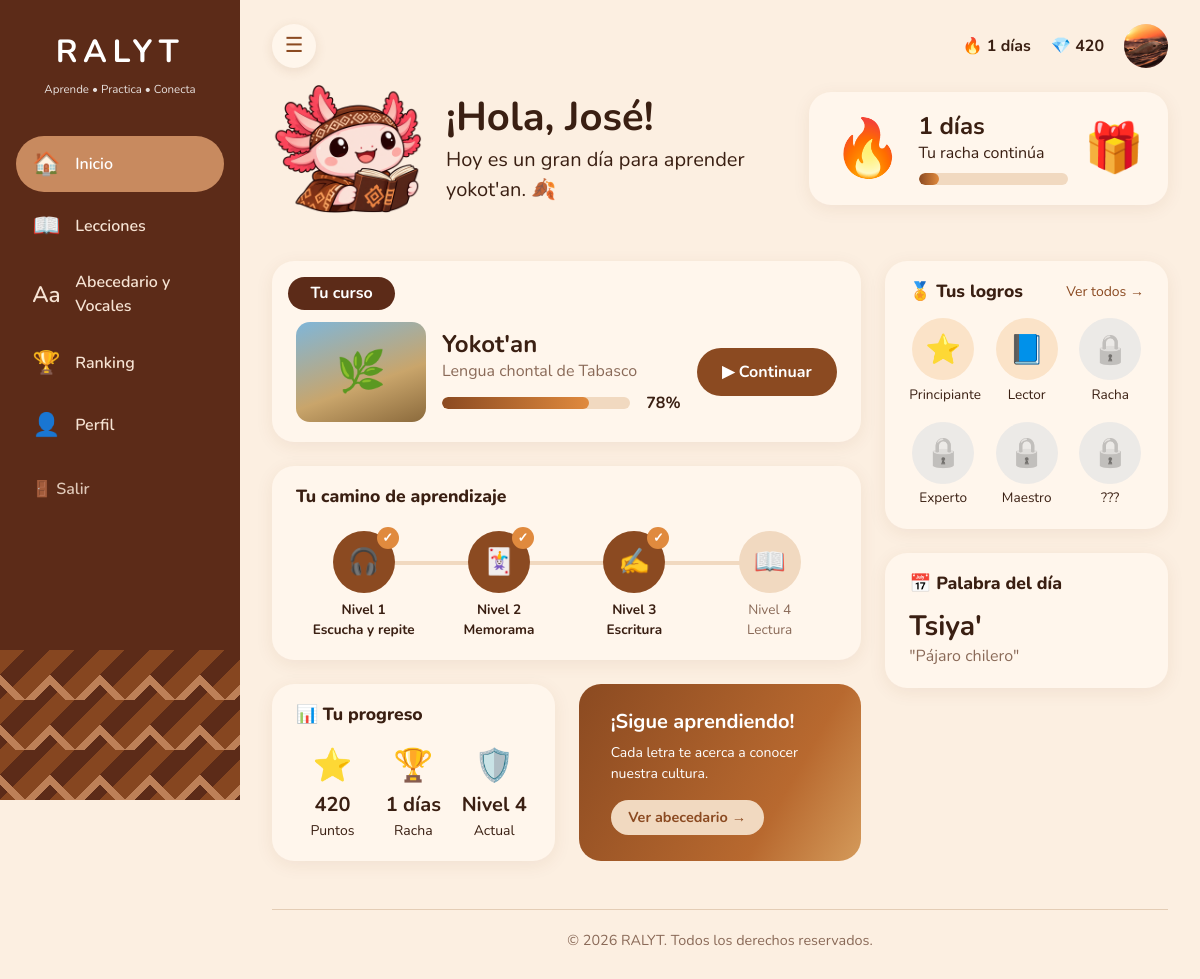
/index.php?ruta=inicio (signed in), run on the app's committed database.
### tables this page shows
CREATE TABLE `usuarios`  (
  `id` int(10) UNSIGNED NOT NULL AUTO_INCREMENT,
  `nombre` varchar(100) NOT NULL,
  `usuario` varchar(30) NOT NULL,
  `correo` varchar(120) NOT NULL,
  `password_hash` varchar(255) NOT NULL,
  `avatar` varchar(255) NULL DEFAULT NULL,
  `puntos` int(10) UNSIGNED NOT NULL DEFAULT 0,
  `racha` int(10) UNSIGNED NOT NULL DEFAULT 0,
  `ultima_actividad` date NULL DEFAULT NULL,
  `creado_en` timestamp NOT NULL DEFAULT current_timestamp(),
  PRIMARY KEY (`id`) USING BTREE,
  UNIQUE INDEX `uq_usuario`(`usuario`) USING BTREE,
  UNIQUE INDEX `uq_correo`(`correo`) USING BTREE
);

CREATE TABLE `niveles`  (
  `id` tinyint(3) UNSIGNED NOT NULL,
  `nombre` varchar(60) NOT NULL,
  `tipo` enum('escucha','memorama','escritura','lectura') NOT NULL,
  `descripcion` varchar(255) NULL DEFAULT NULL,
  PRIMARY KEY (`id`) USING BTREE
);

CREATE TABLE `palabras`  (
  `id` int(10) UNSIGNED NOT NULL AUTO_INCREMENT,
  `categoria_id` int(10) UNSIGNED NOT NULL,
  `yokotan` varchar(120) NOT NULL,
  `espanol` varchar(160) NOT NULL,
  `tipo` enum('palabra','frase') NOT NULL DEFAULT 'palabra',
  `audio` varchar(100) NULL DEFAULT NULL,
  `imagen` varchar(255) NULL DEFAULT NULL,
  `nota` varchar(255) NULL DEFAULT NULL,
  `orden` smallint(6) NOT NULL DEFAULT 0,
  PRIMARY KEY (`id`) USING BTREE,
  UNIQUE INDEX `uq_palabra`(`categoria_id`, `yokotan`) USING BTREE,
  INDEX `idx_espanol`(`espanol`) USING BTREE,
  CONSTRAINT `fk_pal_cat` FOREIGN KEY (`categoria_id`) REFERENCES `categorias` (`id`) ON DELETE CASCADE ON UPDATE RESTRICT
);

### controllers/InicioController.php (called while the page is built, shortened)
<?php
class InicioController extends Controlador
{
    public function index(): void {
        $usuario = $this->usuario();
        $niveles = Nivel::estados((int)$usuario['id']);
        $racha   = Usuario::rachaEfectiva($usuario);
        $hechas  = array_sum(array_column($niveles, 'hechas'));
        $total   = array_sum(array_column($niveles, 'total'));
        $palabra = Palabra::delDia();
        $this->vista('inicio', [
            'titulo' => 'Inicio', 'activa' => 'inicio', 'usuario' => $usuario,
            'niveles' => $niveles, 'racha' => $racha, 'actual' => Nivel::actual($niveles),
            'pct' => $total ? (int)round($hechas * 100 / $total) : 0,
            'pctRacha' => $racha ? (int)round((($racha - 1) % 7 + 1) / 7 * 100) : 0,
            'nombre' => explode(' ', trim($usuario['nombre']))[0],
            'iconos' => ['escucha' => '🎧', 'memorama' => '🃏', 'escritura' => '✍️', 'lectura' => '📖'],
            'palabra' => $palabra, 'audioPalabra' => ruta_audio($palabra['audio'] ?? null),
            'logros' => array_slice(Logro::todos($usuario, $niveles, $racha), 0, 5),
        ]);
    }
}

### index.php (called while the page is built, shortened)
<?php
require __DIR__ . '/resources/class/funciones.php';
spl_autoload_register(function (string $clase) {
    foreach (['controllers', 'models', 'resources/class'] as $carpeta) {
        $archivo = __DIR__ . "/$carpeta/$clase.php";
        if (is_file($archivo)) { require $archivo; return; }
    }
});
$rutas = [
    'portada'    => ['InicioController',   'portada'],
    'login'      => ['AuthController',     'login'],
    'registro'   => ['AuthController',     'registro'],
    'logout'     => ['AuthController',     'logout'],
    'inicio'     => ['InicioController',   'index'],
    'lecciones'  => ['LeccionesController', 'mapa'],
    'actividad'  => ['LeccionesController', 'actividad'],
    'completar'  => ['LeccionesController', 'completar'],
    'resultados' => ['LeccionesController', 'resultados'],
    'ranking'    => ['RankingController',  'index'],
    'abecedario' => ['AbecedarioController', 'index'],
    'perfil'     => ['PerfilController',   'index'],
];
$ruta = $_GET['ruta'] ?? (!empty($_SESSION['uid']) ? 'inicio' : 'portada');
[$controlador, $metodo] = $rutas[$ruta];
(new $controlador())->$metodo();

### resources/class/Conexion.php (called while the page is built, shortened)
<?php
class Conexion
{
    private static ?PDO $pdo = null;
    public static function get(): PDO
    {
        if (self::$pdo === null) {
            try {
                self::$pdo = new PDO('mysql:host=' . self::HOST . ';dbname=' . self::BD . ';charset=utf8mb4', self::USER, self::PASS, [
                    PDO::ATTR_ERRMODE            => PDO::ERRMODE_EXCEPTION,
                    PDO::ATTR_DEFAULT_FETCH_MODE => PDO::FETCH_ASSOC,
                    PDO::ATTR_EMULATE_PREPARES   => false,
                ]);
            } catch (PDOException $e) {
                http_response_code(500);
                exit('No se pudo conectar a la base de datos "ralyt". Revisa resources/class/Conexion.php y que hayas importado ralyt.sql y ralyt_ajustes.sql.');
            }
        }
        return self::$pdo;
    }
}

### models/Usuario.php (called while the page is built, shortened)
<?php
class Usuario
{
    public static function porId(int $id): ?array {
        $q = Conexion::get()->prepare('SELECT * FROM usuarios WHERE id = ?');
        $q->execute([$id]);
        return $q->fetch() ?: null;
    }
    public static function rachaEfectiva(array $u): int {
        $dias = (new DateTime('today'))->diff(new DateTime($u['ultima_actividad']))->days;
        return $dias <= 1 ? (int)$u['racha'] : 0;
    }
}

### resources/class/funciones.php (called while the page is built, shortened)
<?php
function h($v): string { return htmlspecialchars((string)$v, ENT_QUOTES, 'UTF-8'); }
function url(string $ruta = '', array $params = []): string {
    $q = $ruta !== '' ? ['ruta' => $ruta] + $params : $params;
    return 'index.php' . ($q ? '?' . http_build_query($q) : '');
}
function u(string $ruta = '', array $params = []): string { return h(url($ruta, $params)); }

### models/Nivel.php (called while the page is built, shortened)
<?php
class Nivel
{
    public static function estados(int $uid): array {
        $db = Conexion::get();
        $niveles = [];
        foreach ($db->query('SELECT id, nombre, tipo FROM niveles ORDER BY id') as $n) {
            $n['total'] = 0; $n['hechas'] = 0;
            $niveles[(int)$n['id']] = $n;
        }
        $q = $db->prepare('SELECT l.nivel_id, COUNT(*) AS total, SUM(COALESCE(p.completada, 0)) AS hechas
                           FROM lecciones l LEFT JOIN progreso p ON p.leccion_id = l.id AND p.usuario_id = ?
                           GROUP BY l.nivel_id');
        $q->execute([$uid]);
        foreach ($q as $f) {
            $niveles[(int)$f['nivel_id']]['total']  = (int)$f['total'];
            $niveles[(int)$f['nivel_id']]['hechas'] = (int)$f['hechas'];
        }
        $niveles[4]['total'] = (int)$db->query('SELECT COUNT(*) FROM cuentos')->fetchColumn();
        $q = $db->prepare('SELECT COUNT(*) FROM cuentos_leidos WHERE usuario_id = ?');
        $q->execute([$uid]);
        $niveles[4]['hechas'] = (int)$q->fetchColumn();
        return $niveles;
    }
}

### models/Palabra.php (called while the page is built, shortened)
<?php
class Palabra
{
    public static function delDia(): ?array {
        $db = Conexion::get();
        $n = (int)$db->query("SELECT COUNT(*) FROM palabras WHERE tipo = 'palabra'")->fetchColumn();
        $off = crc32(date('Y-m-d')) % $n;
        return $db->query("SELECT yokotan, espanol, audio FROM palabras WHERE tipo = 'palabra' ORDER BY id LIMIT 1 OFFSET $off")->fetch() ?: null;
    }
}

### vistas/paginas/inicio.php (the view, shortened to what this page needs)
<div class="row g-4 align-items-center mb-4">
      <div class="col-xl-7">
        <div class="d-flex align-items-center gap-4">
          <img src="resources/imagenes/ajolote.png" alt="Ajolote, mascota de RALYT" class="rl-mascota-img">
          <div>
            <h2 class="display-6 fw-bold mb-1">¡Hola, <?= h($nombre) ?>!</h2>
            <p class="fs-5 mb-0">Hoy es un gran día para aprender yokot'an. 🍂</p>
          </div>
        </div>
      </div>
      <div class="col-xl-5">
        <div class="rl-card d-flex align-items-center gap-3">
          <div class="display-4">🔥</div>
          <div class="flex-grow-1">
            <div class="h4 fw-bold mb-0"><?= $racha ?> días</div>
            <div class="mb-2"><?= $racha ? 'Tu racha continúa' : 'Completa una lección hoy para empezar tu racha' ?></div>
            <div class="rl-bar"><span style="width: <?= $pctRacha ?>%"></span></div>
          </div>
          <div class="display-5">🎁</div>
        </div>
      </div>
    </div>
    <div class="row g-4">
      <div class="col-xl-8">
        <div class="rl-card mt-4 mb-4">
          <span class="rl-tag">Tu curso</span>
          <div class="d-flex flex-wrap align-items-center gap-3">
            <div class="rl-curso-img" aria-hidden="true">🌿</div>
            <div class="flex-grow-1">
              <h3 class="h4 fw-bold mb-0">Yokot'an</h3>
              <p class="text-muted mb-2">Lengua chontal de Tabasco</p>
              <div class="d-flex align-items-center gap-3">
                <div class="rl-bar flex-grow-1"><span style="width: <?= $pct ?>%"></span></div>
                <strong><?= $pct ?>%</strong>
              </div>
            </div>
            <a href="<?= u('lecciones',['nivel'=>$actual]) ?>" class="rl-btn">▶ Continuar</a>
          </div>
        </div>
        <div class="rl-card mb-4">
          <h3 class="rl-title">Tu camino de aprendizaje</h3>
          <div class="rl-camino">
            <?php foreach ($niveles as $id => $nv): ?>
              <?php $tag = $nv['desbloqueado'] ? 'a' : 'div'; ?>
              <<?= $tag ?> class="rl-paso<?= $nv['completo'] ? ' hecho' : '' ?>" <?= $nv['desbloqueado'] ? 'href="' . u('lecciones',['nivel'=>$id]) . '" style="text-decoration:none"' : '' ?>>
                <div class="circ"><?= $nv['desbloqueado'] ? $iconos[$nv['tipo']] : '🔒' ?></div>
                Nivel <?= $id ?><br><?= h($nv['nombre']) ?>
              </<?= $tag ?>>
            <?php endforeach; ?>
          </div>
        </div>
        <div class="row g-4">
          <div class="col-lg-6">
            <div class="rl-card h-100">
              <h3 class="rl-title">📊 Tu progreso</h3>
              <div class="row text-center g-2">
                <div class="col-4"><div class="fs-2">⭐</div><strong class="fs-5"><?= (int)$usuario['puntos'] ?></strong><div class="small">Puntos</div></div>
                <div class="col-4"><div class="fs-2">🏆</div><strong class="fs-5"><?= $racha ?> días</strong><div class="small">Racha</div></div>
                <div class="col-4"><div class="fs-2">🛡️</div><strong class="fs-5">Nivel <?= $actual ?></strong><div class="small">Actual</div></div>
              </div>
            </div>
          </div>
          <div class="col-lg-6">
            <div class="rl-banner h-100 d-flex flex-column justify-content-center">
              <h3 class="h5 fw-bold">¡Sigue aprendiendo!</h3>
              <p class="small mb-3">Cada letra te acerca a conocer nuestra cultura.</p>
              <div><a href="<?= u('abecedario') ?>" class="rl-btn sm">Ver abecedario →</a></div>
            </div>
          </div>
        </div>
      </div>
      <div class="col-xl-4">
        <div class="rl-card mt-xl-4 mb-4">
          <div class="d-flex justify-content-between mb-3">
            <h3 class="rl-title mb-0">🏅 Tus logros</h3>
            <a href="<?= u('perfil') ?>#logros" class="small text-decoration-none" style="color: var(--r-brown)">Ver todos →</a>
          </div>
          <div class="row g-3">
            <?php foreach ($logros as [$ico, $nom, $ok]): ?>
              <div class="col-4 rl-logro<?= $ok ? '' : ' lock' ?>"><div class="medalla"><?= $ok ? $ico : '🔒' ?></div><?= $nom ?></div>
            <?php endforeach; ?>
            <div class="col-4 rl-logro lock"><div class="medalla">🔒</div>???</div>
          </div>
        </div>
        <div class="rl-card">
          <h3 class="rl-title">📅 Palabra del día</h3>
          <?php if ($palabra): ?>
          <div class="d-flex justify-content-between align-items-center">
            <div>
              <div class="h3 fw-bold mb-0" lang="chf"><?= h($palabra['yokotan']) ?></div>
              <div class="text-muted">"<?= h($palabra['espanol']) ?>"</div>
            </div>
          </div>
          <?php else: ?><p class="text-muted mb-0">Aún no hay palabras cargadas.</p><?php endif; ?>
        </div>
      </div>
    </div>

### vistas/templates/topbar.php (shortened to what this page needs)
<div class="rl-top mb-3">
  <button type="button" class="rl-toggle" id="btnMenu" aria-controls="menuLateral" aria-expanded="true" aria-label="Ocultar menú">☰</button>
  <span>🔥 <?= Usuario::rachaEfectiva($usuario) ?> días</span>
  <span>💎 <?= (int)$usuario['puntos'] ?></span>
  <a href="<?= u('perfil') ?>" class="rl-avatar" aria-label="Mi perfil"><img src="<?= $usuario['avatar'] ? h($usuario['avatar']) : 'resources/imagenes/ajolote.png' ?>"<?= $usuario['avatar'] ? ' class="avatar-foto"' : '' ?> alt=""></a>
</div>

### data on the page
usuarios: racha "1", puntos "420", avatar (picture)
niveles: tipo "🎧", id "1", nombre "Escucha y repite"
niveles: tipo "🃏", id "2", nombre "Memorama"
niveles: tipo "✍️", id "3", nombre "Escritura"
niveles: tipo "📖", id "4", nombre "Lectura"
palabras: yokotan "Tsiya'", espanol "Pájaro chilero"

### other printed values
$ico "🏠"
$texto "Inicio"
$ico "📖"
$texto "Lecciones"
$ico "Aa"
$texto "Abecedario y Vocales"
$ico "🏆"
$texto "Ranking"
$ico "👤"
$texto "Perfil"
$nombre "José"
$racha "1"
$pct "78"
$actual "4"
$ico "⭐"
